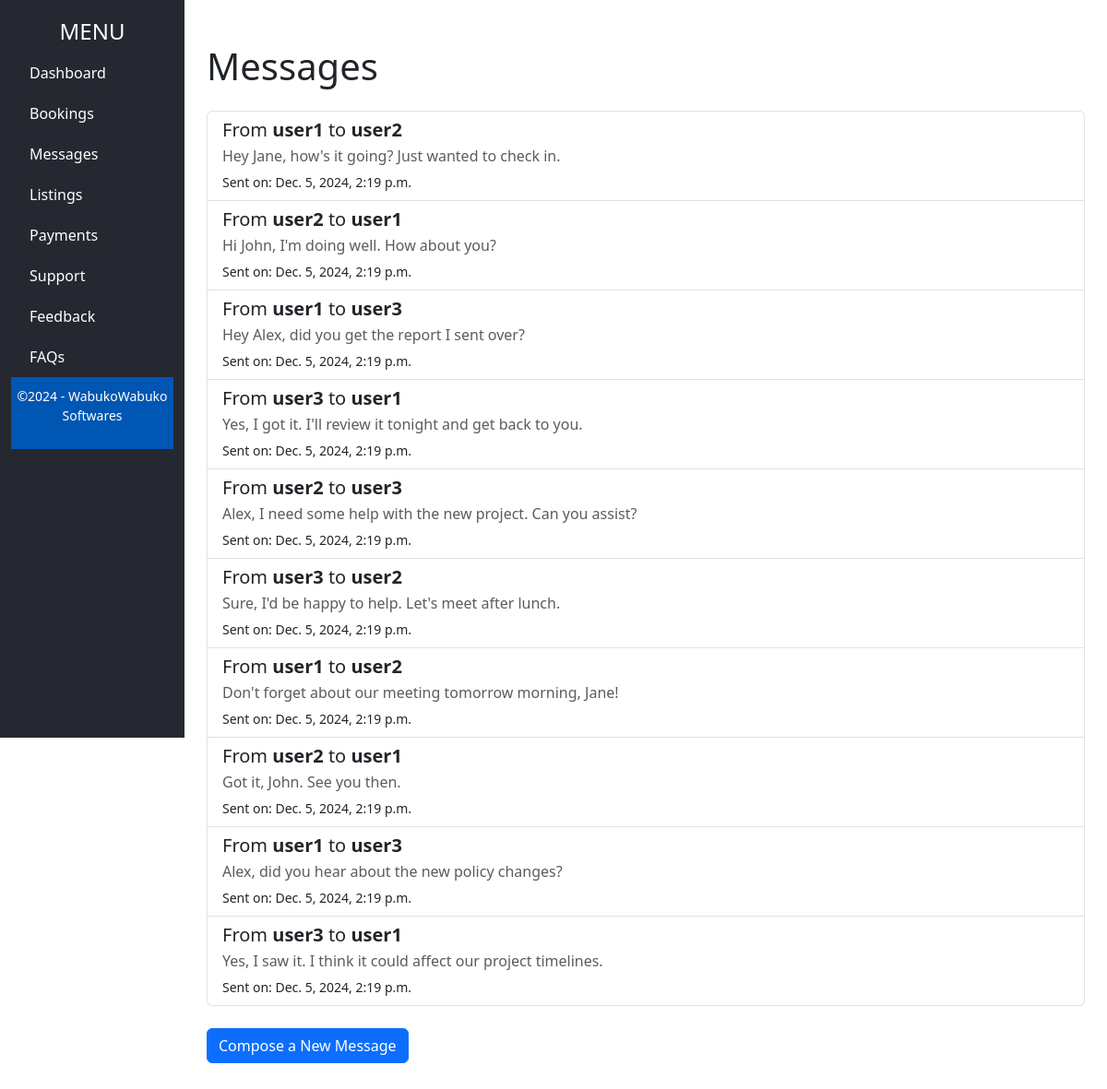
The page /messagesM/ on the database as committed earlier.
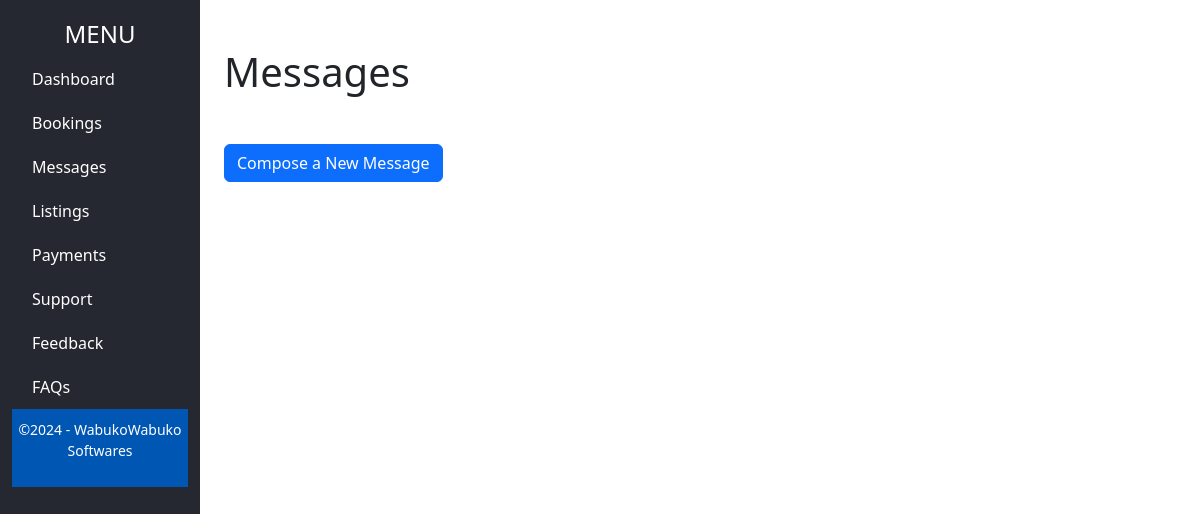
The same page on the database as committed later.
### App/models.py (models this page shows)
class Message(models.Model):
    sender = models.ForeignKey(User, on_delete=models.CASCADE, related_name='sent_messages')
    receiver = models.ForeignKey(User, on_delete=models.CASCADE, related_name='received_messages')
    content = models.TextField()
    created_at = models.DateTimeField(auto_now_add=True)

class User(models.Model):
    email = models.EmailField(max_length=50, blank=False, null=False, unique=True)
    password = models.CharField(max_length=150)
    username = models.CharField(max_length=150)
    phone = models.CharField(max_length=13, blank=True, null=True)

### App/views.py (the view)
# urls.py: path('messagesM/', views.messagesM, name="messages_page"),
def messagesM(request):
    dataMessages = Message.objects.all()
    return render(request, "messagesM.html", {'dataMessages': dataMessages})

### App/templates/messagesM.html (shortened to what this page needs)
{% extends 'baseForAfterLogin.html' %}
{% block mainContent %}
    <div class="container my-5">
        <h1 class="mb-4">Messages</h1>
        <div class="list-group">
            {% for message in dataMessages %}
            <div class="list-group-item list-group-item-action position-relative">
                <h5 class="mb-1">From <strong>{{ message.sender.username }}</strong> to <strong>{{ message.receiver.username }}</strong></h5>
                <p class="mb-1 text-muted">{{ message.content }}</p>
                <small>Sent on: {{ message.created_at }}</small>
            </div>
            {% endfor %}
        </div>
        <button class="btn btn-primary mt-4" data-bs-toggle="modal" data-bs-target="#composeMessageModal">Compose a New Message</button>
    </div>
{% endblock mainContent %}

Rows that differ between the two databases and show on the page:
removed Message: sender.username "user1", receiver.username "user2", content "Hey Jane, how's it going? Just wanted to check in.", created_at "Dec. 5, 2024, 2:19 p.m."
removed Message: sender.username "user2", receiver.username "user1", content "Hi John, I'm doing well. How about you?", created_at "Dec. 5, 2024, 2:19 p.m."
removed Message: sender.username "user1", receiver.username "user3", content "Hey Alex, did you get the report I sent over?", created_at "Dec. 5, 2024, 2:19 p.m."
removed Message: sender.username "user3", receiver.username "user1", content "Yes, I got it. I'll review it tonight and get back to you.", created_at "Dec. 5, 2024, 2:19 p.m."
removed Message: sender.username "user2", receiver.username "user3", content "Alex, I need some help with the new project. Can you assist?", created_at "Dec. 5, 2024, 2:19 p.m."
removed Message: sender.username "user3", receiver.username "user2", content "Sure, I'd be happy to help. Let's meet after lunch.", created_at "Dec. 5, 2024, 2:19 p.m."
removed Message: sender.username "user1", receiver.username "user2", content "Don't forget about our meeting tomorrow morning, Jane!", created_at "Dec. 5, 2024, 2:19 p.m."
removed Message: sender.username "user2", receiver.username "user1", content "Got it, John. See you then.", created_at "Dec. 5, 2024, 2:19 p.m."
removed Message: sender.username "user1", receiver.username "user3", content "Alex, did you hear about the new policy changes?", created_at "Dec. 5, 2024, 2:19 p.m."
removed Message: sender.username "user3", receiver.username "user1", content "Yes, I saw it. I think it could affect our project timelines.", created_at "Dec. 5, 2024, 2:19 p.m."
